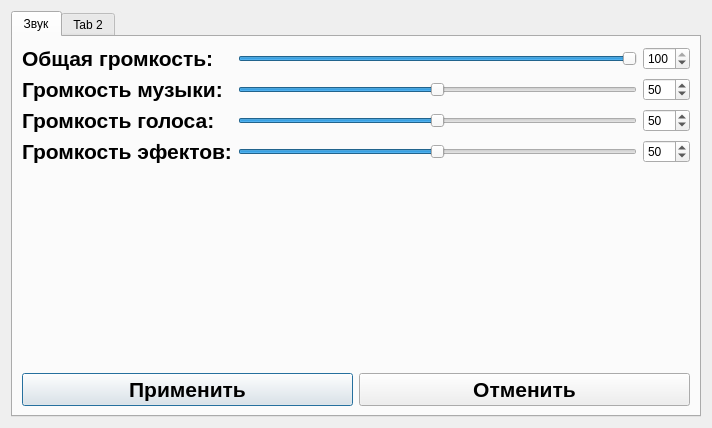
<?xml version="1.0" encoding="UTF-8"?>
<ui version="4.0">
 <class>settingsdialog</class>
 <widget class="QDialog" name="settingsdialog">
  <property name="geometry">
   <rect>
    <x>0</x>
    <y>0</y>
    <width>712</width>
    <height>428</height>
   </rect>
  </property>
  <property name="windowTitle">
   <string>Dialog</string>
  </property>
  <layout class="QHBoxLayout" name="horizontalLayout">
   <item>
    <widget class="QTabWidget" name="tabWidget">
     <property name="currentIndex">
      <number>0</number>
     </property>
     <widget class="QWidget" name="tab">
      <attribute name="title">
       <string>Звук</string>
      </attribute>
      <layout class="QGridLayout" name="gridLayout_2">
       <item row="0" column="0">
        <layout class="QVBoxLayout" name="verticalLayout">
         <item>
          <layout class="QGridLayout" name="gridLayout">
           <item row="2" column="0">
            <widget class="QLabel" name="label_2">
             <property name="font">
              <font>
               <pointsize>16</pointsize>
               <weight>75</weight>
               <bold>true</bold>
              </font>
             </property>
             <property name="text">
              <string>Громкость голоса:</string>
             </property>
            </widget>
           </item>
           <item row="1" column="1">
            <layout class="QHBoxLayout" name="horizontalLayout_4">
             <item>
              <widget class="QSlider" name="MusicAudio">
               <property name="maximum">
                <number>100</number>
               </property>
               <property name="singleStep">
                <number>10</number>
               </property>
               <property name="sliderPosition">
                <number>50</number>
               </property>
               <property name="orientation">
                <enum>Qt::Horizontal</enum>
               </property>
              </widget>
             </item>
             <item>
              <widget class="QSpinBox" name="spinBox_2">
               <property name="maximum">
                <number>100</number>
               </property>
               <property name="value">
                <number>50</number>
               </property>
              </widget>
             </item>
            </layout>
           </item>
           <item row="2" column="1">
            <layout class="QHBoxLayout" name="horizontalLayout_5">
             <item>
              <widget class="QSlider" name="VoiceAudio">
               <property name="maximum">
                <number>100</number>
               </property>
               <property name="singleStep">
                <number>10</number>
               </property>
               <property name="sliderPosition">
                <number>50</number>
               </property>
               <property name="orientation">
                <enum>Qt::Horizontal</enum>
               </property>
              </widget>
             </item>
             <item>
              <widget class="QSpinBox" name="spinBox_3">
               <property name="maximum">
                <number>100</number>
               </property>
               <property name="value">
                <number>50</number>
               </property>
              </widget>
             </item>
            </layout>
           </item>
           <item row="3" column="0">
            <widget class="QLabel" name="label_3">
             <property name="font">
              <font>
               <pointsize>16</pointsize>
               <weight>75</weight>
               <bold>true</bold>
              </font>
             </property>
             <property name="text">
              <string>Громкость эфектов:</string>
             </property>
            </widget>
           </item>
           <item row="0" column="0">
            <widget class="QLabel" name="label_4">
             <property name="font">
              <font>
               <pointsize>16</pointsize>
               <weight>75</weight>
               <bold>true</bold>
              </font>
             </property>
             <property name="text">
              <string>Общая громкость:</string>
             </property>
            </widget>
           </item>
           <item row="0" column="1">
            <layout class="QHBoxLayout" name="horizontalLayout_3">
             <item>
              <widget class="QSlider" name="AllAudio">
               <property name="maximum">
                <number>100</number>
               </property>
               <property name="singleStep">
                <number>10</number>
               </property>
               <property name="value">
                <number>100</number>
               </property>
               <property name="orientation">
                <enum>Qt::Horizontal</enum>
               </property>
              </widget>
             </item>
             <item>
              <widget class="QSpinBox" name="spinBox">
               <property name="maximum">
                <number>100</number>
               </property>
               <property name="value">
                <number>100</number>
               </property>
              </widget>
             </item>
            </layout>
           </item>
           <item row="1" column="0">
            <widget class="QLabel" name="label">
             <property name="font">
              <font>
               <pointsize>16</pointsize>
               <weight>75</weight>
               <bold>true</bold>
              </font>
             </property>
             <property name="text">
              <string>Громкость музыки: </string>
             </property>
            </widget>
           </item>
           <item row="3" column="1">
            <layout class="QHBoxLayout" name="horizontalLayout_6">
             <item>
              <widget class="QSlider" name="EffectAudio">
               <property name="maximum">
                <number>100</number>
               </property>
               <property name="singleStep">
                <number>10</number>
               </property>
               <property name="sliderPosition">
                <number>50</number>
               </property>
               <property name="orientation">
                <enum>Qt::Horizontal</enum>
               </property>
              </widget>
             </item>
             <item>
              <widget class="QSpinBox" name="spinBox_4">
               <property name="maximum">
                <number>100</number>
               </property>
               <property name="value">
                <number>50</number>
               </property>
              </widget>
             </item>
            </layout>
           </item>
          </layout>
         </item>
         <item>
          <spacer name="verticalSpacer">
           <property name="orientation">
            <enum>Qt::Vertical</enum>
           </property>
           <property name="sizeHint" stdset="0">
            <size>
             <width>20</width>
             <height>40</height>
            </size>
           </property>
          </spacer>
         </item>
         <item>
          <layout class="QHBoxLayout" name="horizontalLayout_2">
           <item>
            <widget class="QPushButton" name="pushButton">
             <property name="font">
              <font>
               <pointsize>16</pointsize>
               <weight>75</weight>
               <bold>true</bold>
              </font>
             </property>
             <property name="text">
              <string>Применить</string>
             </property>
            </widget>
           </item>
           <item>
            <widget class="QPushButton" name="pushButton_2">
             <property name="font">
              <font>
               <pointsize>16</pointsize>
               <weight>75</weight>
               <bold>true</bold>
              </font>
             </property>
             <property name="text">
              <string>Отменить</string>
             </property>
            </widget>
           </item>
          </layout>
         </item>
        </layout>
       </item>
      </layout>
     </widget>
     <widget class="QWidget" name="tab_2">
      <attribute name="title">
       <string>Tab 2</string>
      </attribute>
     </widget>
    </widget>
   </item>
  </layout>
 </widget>
 <resources/>
 <connections>
  <connection>
   <sender>AllAudio</sender>
   <signal>valueChanged(int)</signal>
   <receiver>EffectAudio</receiver>
   <slot>setValue(int)</slot>
   <hints>
    <hint type="sourcelabel">
     <x>574</x>
     <y>72</y>
    </hint>
    <hint type="destinationlabel">
     <x>556</x>
     <y>180</y>
    </hint>
   </hints>
  </connection>
  <connection>
   <sender>AllAudio</sender>
   <signal>valueChanged(int)</signal>
   <receiver>MusicAudio</receiver>
   <slot>setValue(int)</slot>
   <hints>
    <hint type="sourcelabel">
     <x>574</x>
     <y>72</y>
    </hint>
    <hint type="destinationlabel">
     <x>574</x>
     <y>108</y>
    </hint>
   </hints>
  </connection>
  <connection>
   <sender>AllAudio</sender>
   <signal>valueChanged(int)</signal>
   <receiver>VoiceAudio</receiver>
   <slot>setValue(int)</slot>
   <hints>
    <hint type="sourcelabel">
     <x>574</x>
     <y>72</y>
    </hint>
    <hint type="destinationlabel">
     <x>574</x>
     <y>144</y>
    </hint>
   </hints>
  </connection>
  <connection>
   <sender>pushButton</sender>
   <signal>clicked()</signal>
   <receiver>settingsdialog</receiver>
   <slot>accept()</slot>
   <hints>
    <hint type="sourcelabel">
     <x>216</x>
     <y>405</y>
    </hint>
    <hint type="destinationlabel">
     <x>145</x>
     <y>0</y>
    </hint>
   </hints>
  </connection>
  <connection>
   <sender>pushButton_2</sender>
   <signal>clicked()</signal>
   <receiver>settingsdialog</receiver>
   <slot>reject()</slot>
   <hints>
    <hint type="sourcelabel">
     <x>689</x>
     <y>405</y>
    </hint>
    <hint type="destinationlabel">
     <x>287</x>
     <y>0</y>
    </hint>
   </hints>
  </connection>
  <connection>
   <sender>AllAudio</sender>
   <signal>valueChanged(int)</signal>
   <receiver>spinBox</receiver>
   <slot>setValue(int)</slot>
   <hints>
    <hint type="sourcelabel">
     <x>513</x>
     <y>72</y>
    </hint>
    <hint type="destinationlabel">
     <x>688</x>
     <y>79</y>
    </hint>
   </hints>
  </connection>
  <connection>
   <sender>MusicAudio</sender>
   <signal>valueChanged(int)</signal>
   <receiver>spinBox_2</receiver>
   <slot>setValue(int)</slot>
   <hints>
    <hint type="sourcelabel">
     <x>538</x>
     <y>108</y>
    </hint>
    <hint type="destinationlabel">
     <x>688</x>
     <y>115</y>
    </hint>
   </hints>
  </connection>
  <connection>
   <sender>VoiceAudio</sender>
   <signal>valueChanged(int)</signal>
   <receiver>spinBox_3</receiver>
   <slot>setValue(int)</slot>
   <hints>
    <hint type="sourcelabel">
     <x>545</x>
     <y>144</y>
    </hint>
    <hint type="destinationlabel">
     <x>688</x>
     <y>151</y>
    </hint>
   </hints>
  </connection>
  <connection>
   <sender>EffectAudio</sender>
   <signal>valueChanged(int)</signal>
   <receiver>spinBox_4</receiver>
   <slot>setValue(int)</slot>
   <hints>
    <hint type="sourcelabel">
     <x>527</x>
     <y>180</y>
    </hint>
    <hint type="destinationlabel">
     <x>688</x>
     <y>187</y>
    </hint>
   </hints>
  </connection>
  <connection>
   <sender>spinBox</sender>
   <signal>valueChanged(int)</signal>
   <receiver>AllAudio</receiver>
   <slot>setValue(int)</slot>
   <hints>
    <hint type="sourcelabel">
     <x>688</x>
     <y>79</y>
    </hint>
    <hint type="destinationlabel">
     <x>505</x>
     <y>72</y>
    </hint>
   </hints>
  </connection>
  <connection>
   <sender>spinBox_2</sender>
   <signal>valueChanged(int)</signal>
   <receiver>MusicAudio</receiver>
   <slot>setValue(int)</slot>
   <hints>
    <hint type="sourcelabel">
     <x>688</x>
     <y>115</y>
    </hint>
    <hint type="destinationlabel">
     <x>520</x>
     <y>108</y>
    </hint>
   </hints>
  </connection>
  <connection>
   <sender>spinBox_3</sender>
   <signal>valueChanged(int)</signal>
   <receiver>VoiceAudio</receiver>
   <slot>setValue(int)</slot>
   <hints>
    <hint type="sourcelabel">
     <x>688</x>
     <y>151</y>
    </hint>
    <hint type="destinationlabel">
     <x>526</x>
     <y>144</y>
    </hint>
   </hints>
  </connection>
  <connection>
   <sender>spinBox_4</sender>
   <signal>valueChanged(int)</signal>
   <receiver>EffectAudio</receiver>
   <slot>setValue(int)</slot>
   <hints>
    <hint type="sourcelabel">
     <x>688</x>
     <y>187</y>
    </hint>
    <hint type="destinationlabel">
     <x>545</x>
     <y>180</y>
    </hint>
   </hints>
  </connection>
 </connections>
</ui>
